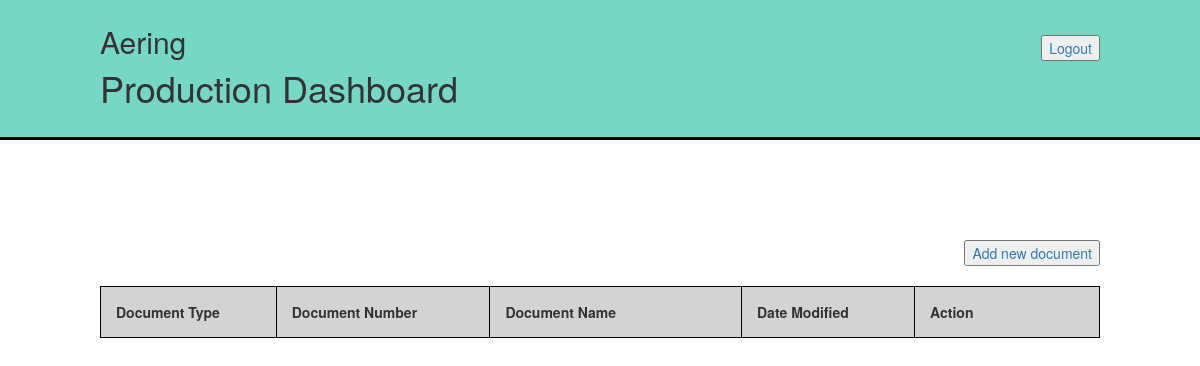
The app's page /dashboardP.php (signed in), older data.
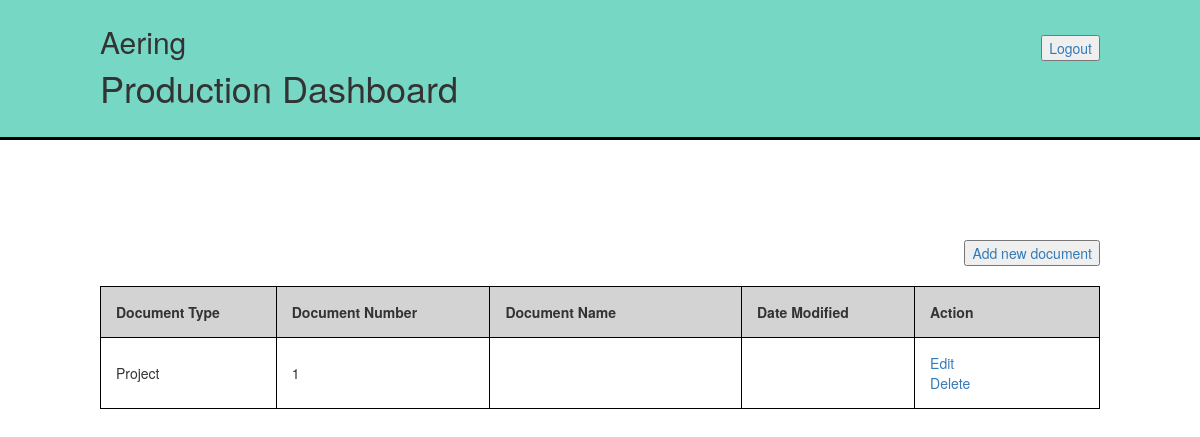
The same page, newer data.
### tables this page shows
CREATE TABLE `projects` (
  `id_project` int(11) NOT NULL,
  `created_date` date DEFAULT NULL,
  `name` varchar(45) DEFAULT NULL,
  `description` text,
  `id_customer` int(11) DEFAULT NULL,
  `docname` varchar(60) DEFAULT NULL,
  `last_updated` datetime DEFAULT CURRENT_TIMESTAMP
);

### dashboardP.php (the view, shortened to what this page needs)
<?php
require_once 'db.php';
?>
<!DOCTYPE html>
<html xmlns="http://www.w3.org/1999/xhtml" xml:lang="en" lang="en">
<head>
    <link href="css/bootstrap.min.css" rel="stylesheet">
</head>
<body>
<div name="topbanner" style="background-color: #76D7C4;height: 140px;padding: 5px;padding-left: 100px;padding-right: 100px;border-bottom-width: 3px;border-bottom-style: solid;border-color: black">
  <h2 style="float: left;">Aering</h2>
  <a href="index.html" style="float: right;margin-top: 30px;"><button>Logout</button></a>
  <h1 style="clear: both;">Production Dashboard</h1>
</div>
<div name="content" style="padding: 100px">
<a href="add.php?acl=P&type=0" style="float: right;margin-bottom: 20px"><button>Add new document</button></a>
<br style="clear: both" />
<table>
  <tr style="background-color: lightgray">
    <th style="width: 200px">Document Type</th>
    <th style="width: 250px">Document Number</th>
    <th style="width: 300px">Document Name</th>
    <th style="width: 200px">Date Modified</th>
    <th style="width: 220px">Action</th>
  </tr>
    <?php
	$query = <<<SQL
		select id_project, docname, last_updated from projects
SQL;
	$stmt = $db->prepare($query);
	$stmt->execute();
	$stmt->bind_result($id, $name, $last);
	while ($stmt->fetch()){
		echo "<tr>";
		echo "<td>Project</td>";
		echo "<td>".$id."</td>";
		echo "<td>".$name."</td>";
		echo "<td>".$last."</td>";
		echo "<td><a href=\"edit.php?id=".$id."&type=4&acl=P\">Edit</a><br><a href=\"delete.php?id=".$id."&type=4&acl=P\">Delete</a></td>";
		echo "</tr>";
	}
  ?>
</table>
</div>
</body>
</html>

Row changes from the older to the newer data that the page shows:
added projects: id_project "1"
